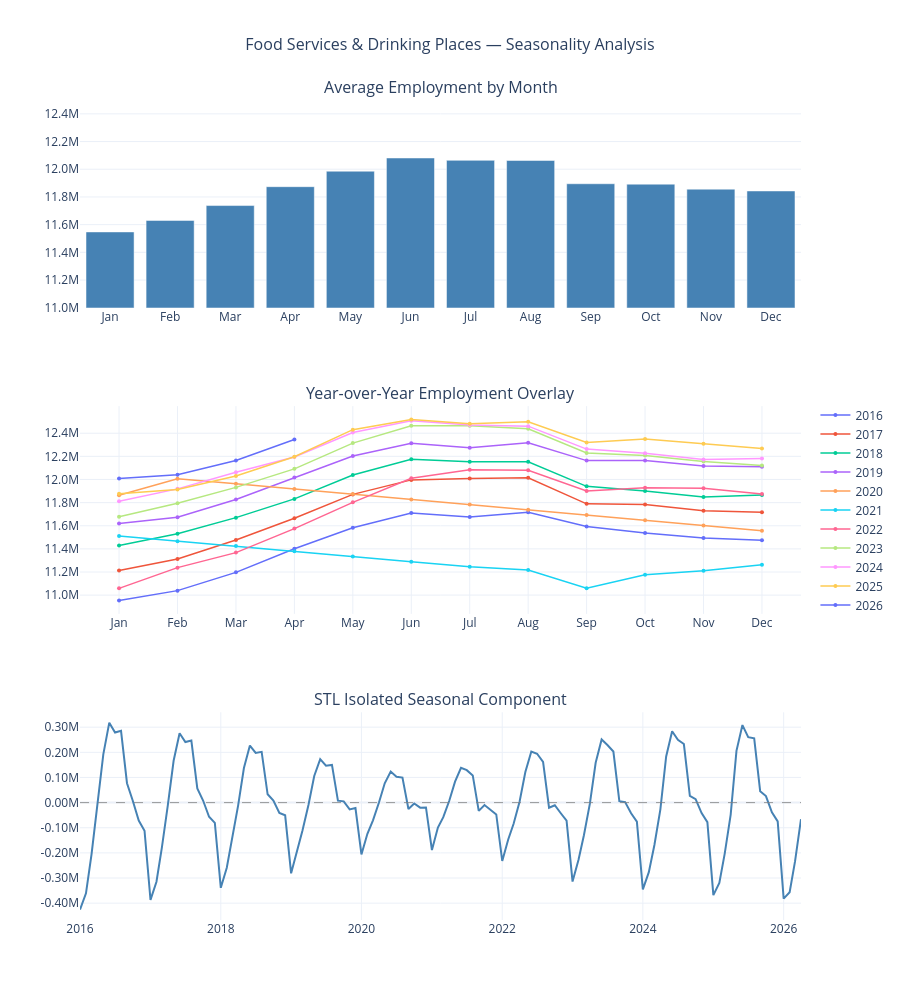

Here is the notebook cell this chart was saved with:
### Markdown cell above
## COVID-19 Interpolation

The pandemic created a clear external shock rather than something driven by the underlying trend or normal seasonality in the data. Leaving those values in place would allow a single, extreme event to distort the model and lead to misleading estimates of both trend and seasonality.

To address this, employment values from March 2020 through June 2021 were replaced using linear interpolation based on time. Rather than trying to model the collapse and recovery directly, this approach effectively bridges the gap between pre- and post-pandemic levels, preserving the overall structure of the series without letting the COVID shock dominate the analysis.

The original series is shown alongside the adjusted version above for transparency, and all subsequent analysis is based on the interpolated data.

### Code cell
# =============================================================================
# Section 3: Seasonality Analysis
# =============================================================================

df_interp['month'] = df_interp.index.month
df_interp['year'] = df_interp.index.year
month_labels = ['Jan','Feb','Mar','Apr','May','Jun',
                'Jul','Aug','Sep','Oct','Nov','Dec']

# STL fit
stl = STL(df_interp['employed'], period=12)
stl_fit = stl.fit()
df_interp['seasonal'] = stl_fit.seasonal

monthly_avg = df_interp.groupby('month')['employed'].mean().reset_index()

fig = make_subplots(
    rows=3, cols=1,
    subplot_titles=('Average Employment by Month',
                    'Year-over-Year Employment Overlay',
                    'STL Isolated Seasonal Component'),
    vertical_spacing=0.12
)

# --- Plot 1: Subseries ---
fig.add_trace(go.Bar(
    x=month_labels,
    y=monthly_avg['employed'],
    marker_color='steelblue',
    name='Monthly Average',
    showlegend=False,
    hovertemplate='%{x}: %{customdata}<extra></extra>',
    customdata=[f'{v/1_000_000:.2f}M' for v in monthly_avg['employed']]
), row=1, col=1)

fig.update_yaxes(
    range=[11_000_000, 12_500_000],
    tickvals=list(range(11_000_000, 12_600_000, 200_000)),
    ticktext=[f'{v/1_000_000:.1f}M' for v in range(11_000_000, 12_600_000, 200_000)],
    row=1, col=1
)

# --- Plot 2: Year-over-Year ---
colors = px.colors.qualitative.Plotly
for i, (year, group) in enumerate(df_interp.groupby('year')):
    group = group.sort_values('month')
    fig.add_trace(go.Scatter(
        x=month_labels[:len(group)],
        y=group['employed'],
        mode='lines+markers',
        name=str(year),
        line=dict(color=colors[i % len(colors)], width=1.5),
        marker=dict(size=4),
        hovertemplate=f'{year} %{{x}}: %{{customdata}}<extra></extra>',
        customdata=[f'{v/1_000_000:.2f}M' for v in group['employed']]
    ), row=2, col=1)

fig.update_yaxes(
    tickvals=list(range(11_000_000, 12_600_000, 200_000)),
    ticktext=[f'{v/1_000_000:.1f}M' for v in range(11_000_000, 12_600_000, 200_000)],
    row=2, col=1
)

# --- Plot 3: STL Seasonal Component ---
fig.add_trace(go.Scatter(
    x=df_interp.index,
    y=df_interp['seasonal'],
    mode='lines',
    name='Seasonal Component',
    showlegend=False,
    line=dict(color='steelblue', width=2),
    hovertemplate='%{x|%b %Y}: %{customdata}<extra></extra>',
    customdata=[f'{v/1_000_000:.3f}M' for v in df_interp['seasonal']]
), row=3, col=1)

fig.add_hline(y=0, line_dash='dash', line_color='gray', line_width=0.8, row=3, col=1)

fig.update_yaxes(
    tickvals=list(range(-500_000, 400_000, 100_000)),
    ticktext=[f'{v/1_000_000:.2f}M' for v in range(-500_000, 400_000, 100_000)],
    row=3, col=1
)

fig.update_layout(
    title=dict(text='Food Services & Drinking Places — Seasonality Analysis',
               x=0.5, font=dict(size=16)),
    height=1000,
    template='plotly_white',
    hovermode='closest',
    showlegend=True,
    legend=dict(
        x=1.02,
        y=0.50,
        xanchor='left',
        yanchor='middle'
    )
)

fig.show()

### Figure 1 — Plotly figure (JSON) as saved in the notebook; plotly's stock layout.template omitted (floating-point values rounded to 4 significant figures)
{"data": [{"customdata": ["11.55M", "11.63M", "11.74M", "11.87M", "11.99M", "12.08M", "12.06M", "12.06M", "11.90M", "11.89M", "11.86M", "11.84M"], "hovertemplate": "%{x}: %{customdata}<extra></extra>", "marker": {"color": "steelblue"}, "name": "Monthly Average", "showlegend": false, "type": "bar", "x": ["Jan", "Feb", "Mar", "Apr", "May", "Jun", "Jul", "Aug", "Sep", "Oct", "Nov", "Dec"], "xaxis": "x", "y": [11550000.0, 11630000.0, 11740000.0, 11870000.0, 11990000.0, 12080000.0, 12060000.0, 12060000.0, 11900000.0, 11890000.0, 11860000.0, 11840000.0], "yaxis": "y"}, {"customdata": ["10.95M", "11.04M", "11.20M", "11.40M", "11.58M", "11.71M", "11.67M", "11.72M", "11.59M", "11.54M", "11.49M", "11.47M"], "hovertemplate": "2016 %{x}: %{customdata}<extra></extra>", "line": {"color": "#636EFA", "width": 1.5}, "marker": {"size": 4}, "mode": "lines+markers", "name": "2016", "type": "scatter", "x": ["Jan", "Feb", "Mar", "Apr", "May", "Jun", "Jul", "Aug", "Sep", "Oct", "Nov", "Dec"], "xaxis": "x2", "y": [10950000.0, 11040000.0, 11200000.0, 11400000.0, 11580000.0, 11710000.0, 11670000.0, 11720000.0, 11590000.0, 11540000.0, 11490000.0, 11470000.0], "yaxis": "y2"}, {"customdata": ["11.21M", "11.31M", "11.48M", "11.66M", "11.87M", "12.00M", "12.01M", "12.02M", "11.79M", "11.78M", "11.73M", "11.72M"], "hovertemplate": "2017 %{x}: %{customdata}<extra></extra>", "line": {"color": "#EF553B", "width": 1.5}, "marker": {"size": 4}, "mode": "lines+markers", "name": "2017", "type": "scatter", "x": ["Jan", "Feb", "Mar", "Apr", "May", "Jun", "Jul", "Aug", "Sep", "Oct", "Nov", "Dec"], "xaxis": "x2", "y": [11210000.0, 11310000.0, 11480000.0, 11660000.0, 11870000.0, 12000000.0, 12010000.0, 12020000.0, 11790000.0, 11780000.0, 11730000.0, 11720000.0], "yaxis": "y2"}, {"customdata": ["11.43M", "11.53M", "11.67M", "11.83M", "12.04M", "12.17M", "12.15M", "12.15M", "11.94M", "11.90M", "11.85M", "11.87M"], "hovertemplate": "2018 %{x}: %{customdata}<extra></extra>", "line": {"color": "#00CC96", "width": 1.5}, "marker": {"size": 4}, "mode": "lines+markers", "name": "2018", "type": "scatter", "x": ["Jan", "Feb", "Mar", "Apr", "May", "Jun", "Jul", "Aug", "Sep", "Oct", "Nov", "Dec"], "xaxis": "x2", "y": [11430000.0, 11530000.0, 11670000.0, 11830000.0, 12040000.0, 12170000.0, 12150000.0, 12150000.0, 11940000.0, 11900000.0, 11850000.0, 11870000.0], "yaxis": "y2"}, {"customdata": ["11.62M", "11.67M", "11.83M", "12.02M", "12.20M", "12.31M", "12.28M", "12.32M", "12.16M", "12.16M", "12.12M", "12.11M"], "hovertemplate": "2019 %{x}: %{customdata}<extra></extra>", "line": {"color": "#AB63FA", "width": 1.5}, "marker": {"size": 4}, "mode": "lines+markers", "name": "2019", "type": "scatter", "x": ["Jan", "Feb", "Mar", "Apr", "May", "Jun", "Jul", "Aug", "Sep", "Oct", "Nov", "Dec"], "xaxis": "x2", "y": [11620000.0, 11670000.0, 11830000.0, 12020000.0, 12200000.0, 12310000.0, 12280000.0, 12320000.0, 12160000.0, 12160000.0, 12120000.0, 12110000.0], "yaxis": "y2"}, {"customdata": ["11.86M", "12.01M", "11.96M", "11.92M", "11.87M", "11.83M", "11.78M", "11.74M", "11.69M", "11.65M", "11.60M", "11.56M"], "hovertemplate": "2020 %{x}: %{customdata}<extra></extra>", "line": {"color": "#FFA15A", "width": 1.5}, "marker": {"size": 4}, "mode": "lines+markers", "name": "2020", "type": "scatter", "x": ["Jan", "Feb", "Mar", "Apr", "May", "Jun", "Jul", "Aug", "Sep", "Oct", "Nov", "Dec"], "xaxis": "x2", "y": [11860000.0, 12010000.0, 11960000.0, 11920000.0, 11870000.0, 11830000.0, 11780000.0, 11740000.0, 11690000.0, 11650000.0, 11600000.0, 11560000.0], "yaxis": "y2"}, {"customdata": ["11.51M", "11.47M", "11.42M", "11.38M", "11.33M", "11.29M", "11.24M", "11.22M", "11.06M", "11.18M", "11.21M", "11.26M"], "hovertemplate": "2021 %{x}: %{customdata}<extra></extra>", "line": {"color": "#19D3F3", "width": 1.5}, "marker": {"size": 4}, "mode": "lines+markers", "name": "2021", "type": "scatter", "x": ["Jan", "Feb", "Mar", "Apr", "May", "Jun", "Jul", "Aug", "Sep", "Oct", "Nov", "Dec"], "xaxis": "x2", "y": [11510000.0, 11470000.0, 11420000.0, 11380000.0, 11330000.0, 11290000.0, 11240000.0, 11220000.0, 11060000.0, 11180000.0, 11210000.0, 11260000.0], "yaxis": "y2"}, {"customdata": ["11.06M", "11.24M", "11.37M", "11.58M", "11.80M", "12.01M", "12.08M", "12.08M", "11.90M", "11.93M", "11.92M", "11.88M"], "hovertemplate": "2022 %{x}: %{customdata}<extra></extra>", "line": {"color": "#FF6692", "width": 1.5}, "marker": {"size": 4}, "mode": "lines+markers", "name": "2022", "type": "scatter", "x": ["Jan", "Feb", "Mar", "Apr", "May", "Jun", "Jul", "Aug", "Sep", "Oct", "Nov", "Dec"], "xaxis": "x2", "y": [11060000.0, 11240000.0, 11370000.0, 11580000.0, 11800000.0, 12010000.0, 12080000.0, 12080000.0, 11900000.0, 11930000.0, 11920000.0, 11880000.0], "yaxis": "y2"}, {"customdata": ["11.68M", "11.79M", "11.93M", "12.09M", "12.31M", "12.46M", "12.46M", "12.44M", "12.23M", "12.21M", "12.16M", "12.12M"], "hovertemplate": "2023 %{x}: %{customdata}<extra></extra>", "line": {"color": "#B6E880", "width": 1.5}, "marker": {"size": 4}, "mode": "lines+markers", "name": "2023", "type": "scatter", "x": ["Jan", "Feb", "Mar", "Apr", "May", "Jun", "Jul", "Aug", "Sep", "Oct", "Nov", "Dec"], "xaxis": "x2", "y": [11680000.0, 11790000.0, 11930000.0, 12090000.0, 12310000.0, 12460000.0, 12460000.0, 12440000.0, 12230000.0, 12210000.0, 12160000.0, 12120000.0], "yaxis": "y2"}, {"customdata": ["11.81M", "11.92M", "12.06M", "12.19M", "12.41M", "12.51M", "12.47M", "12.46M", "12.26M", "12.23M", "12.17M", "12.18M"], "hovertemplate": "2024 %{x}: %{customdata}<extra></extra>", "line": {"color": "#FF97FF", "width": 1.5}, "marker": {"size": 4}, "mode": "lines+markers", "name": "2024", "type": "scatter", "x": ["Jan", "Feb", "Mar", "Apr", "May", "Jun", "Jul", "Aug", "Sep", "Oct", "Nov", "Dec"], "xaxis": "x2", "y": [11810000.0, 11920000.0, 12060000.0, 12190000.0, 12410000.0, 12510000.0, 12470000.0, 12460000.0, 12260000.0, 12230000.0, 12170000.0, 12180000.0], "yaxis": "y2"}, {"customdata": ["11.88M", "11.91M", "12.03M", "12.20M", "12.43M", "12.52M", "12.48M", "12.50M", "12.32M", "12.35M", "12.31M", "12.27M"], "hovertemplate": "2025 %{x}: %{customdata}<extra></extra>", "line": {"color": "#FECB52", "width": 1.5}, "marker": {"size": 4}, "mode": "lines+markers", "name": "2025", "type": "scatter", "x": ["Jan", "Feb", "Mar", "Apr", "May", "Jun", "Jul", "Aug", "Sep", "Oct", "Nov", "Dec"], "xaxis": "x2", "y": [11880000.0, 11910000.0, 12030000.0, 12200000.0, 12430000.0, 12520000.0, 12480000.0, 12500000.0, 12320000.0, 12350000.0, 12310000.0, 12270000.0], "yaxis": "y2"}, {"customdata": ["12.01M", "12.04M", "12.16M", "12.35M"], "hovertemplate": "2026 %{x}: %{customdata}<extra></extra>", "line": {"color": "#636EFA", "width": 1.5}, "marker": {"size": 4}, "mode": "lines+markers", "name": "2026", "type": "scatter", "x": ["Jan", "Feb", "Mar", "Apr"], "xaxis": "x2", "y": [12010000.0, 12040000.0, 12160000.0, 12350000.0], "yaxis": "y2"}, {"customdata": ["-0.426M", "-0.361M", "-0.205M", "-0.007M", "0.192M", "0.318M", "0.279M", "0.286M", "0.077M", "0.007M", "-0.072M", "-0.112M", "-0.387M", "-0.315M", "-0.179M", "-0.010M", "0.166M", "0.276M", "0.241M", "0.247M", "0.057M", "0.008M", "-0.056M", "-0.081M", "-0.339M", "-0.259M", "-0.148M", "-0.011M", "0.138M", "0.227M", "0.198M", "0.202M", "0.033M", "0.008M", "-0.041M", "-0.050M", "-0.281M", "-0.195M", "-0.111M", "-0.009M", "0.106M", "0.173M", "0.147M", "0.150M", "0.008M", "0.005M", "-0.027M", "-0.022M", "-0.206M", "-0.124M", "-0.071M", "0.000M", "0.077M", "0.123M", "0.103M", "0.100M", "-0.025M", "-0.003M", "-0.020M", "-0.019M", "-0.189M", "-0.099M", "-0.058M", "0.007M", "0.083M", "0.138M", "0.129M", "0.108M", "-0.033M", "-0.010M", "-0.028M", "-0.047M", "-0.232M", "-0.147M", "-0.084M", "0.004M", "0.122M", "0.203M", "0.194M", "0.162M", "-0.020M", "-0.010M", "-0.042M", "-0.072M", "-0.314M", "-0.227M", "-0.130M", "-0.004M", "0.158M", "0.251M", "0.229M", "0.203M", "0.006M", "0.002M", "-0.043M", "-0.075M", "-0.345M", "-0.277M", "-0.168M", "-0.027M", "0.184M", "0.284M", "0.250M", "0.233M", "0.027M", "0.014M", "-0.042M", "-0.078M", "-0.368M", "-0.320M", "-0.203M", "-0.047M", "0.206M", "0.308M", "0.260M", "0.255M", "0.045M", "0.026M", "-0.039M", "-0.075M", "-0.382M", "-0.357M", "-0.234M", "-0.066M"], "hovertemplate": "%{x|%b %Y}: %{customdata}<extra></extra>", "line": {"color": "steelblue", "width": 2}, "mode": "lines", "name": "Seasonal Component", "showlegend": false, "type": "scatter", "x": ["2016-01-01T00:00:00.000000000", "2016-02-01T00:00:00.000000000", "2016-03-01T00:00:00.000000000", "2016-04-01T00:00:00.000000000", "2016-05-01T00:00:00.000000000", "2016-06-01T00:00:00.000000000", "2016-07-01T00:00:00.000000000", "2016-08-01T00:00:00.000000000", "2016-09-01T00:00:00.000000000", "2016-10-01T00:00:00.000000000", "2016-11-01T00:00:00.000000000", "2016-12-01T00:00:00.000000000", "2017-01-01T00:00:00.000000000", "2017-02-01T00:00:00.000000000", "2017-03-01T00:00:00.000000000", "2017-04-01T00:00:00.000000000", "2017-05-01T00:00:00.000000000", "2017-06-01T00:00:00.000000000", "2017-07-01T00:00:00.000000000", "2017-08-01T00:00:00.000000000", "2017-09-01T00:00:00.000000000", "2017-10-01T00:00:00.000000000", "2017-11-01T00:00:00.000000000", "2017-12-01T00:00:00.000000000", "2018-01-01T00:00:00.000000000", "2018-02-01T00:00:00.000000000", "2018-03-01T00:00:00.000000000", "2018-04-01T00:00:00.000000000", "2018-05-01T00:00:00.000000000", "2018-06-01T00:00:00.000000000", "2018-07-01T00:00:00.000000000", "2018-08-01T00:00:00.000000000", "2018-09-01T00:00:00.000000000", "2018-10-01T00:00:00.000000000", "2018-11-01T00:00:00.000000000", "2018-12-01T00:00:00.000000000", "2019-01-01T00:00:00.000000000", "2019-02-01T00:00:00.000000000", "2019-03-01T00:00:00.000000000", "2019-04-01T00:00:00.000000000", "2019-05-01T00:00:00.000000000", "2019-06-01T00:00:00.000000000", "2019-07-01T00:00:00.000000000", "2019-08-01T00:00:00.000000000", "2019-09-01T00:00:00.000000000", "2019-10-01T00:00:00.000000000", "2019-11-01T00:00:00.000000000", "2019-12-01T00:00:00.000000000", "2020-01-01T00:00:00.000000000", "2020-02-01T00:00:00.000000000", "2020-03-01T00:00:00.000000000", "2020-04-01T00:00:00.000000000", "2020-05-01T00:00:00.000000000", "2020-06-01T00:00:00.000000000", "2020-07-01T00:00:00.000000000", "2020-08-01T00:00:00.000000000", "2020-09-01T00:00:00.000000000", "2020-10-01T00:00:00.000000000", "2020-11-01T00:00:00.000000000", "2020-12-01T00:00:00.000000000", "2021-01-01T00:00:00.000000000", "2021-02-01T00:00:00.000000000", "2021-03-01T00:00:00.000000000", "2021-04-01T00:00:00.000000000", "2021-05-01T00:00:00.000000000", "2021-06-01T00:00:00.000000000", "2021-07-01T00:00:00.000000000", "2021-08-01T00:00:00.000000000", "2021-09-01T00:00:00.000000000", "2021-10-01T00:00:00.000000000", "2021-11-01T00:00:00.000000000", "2021-12-01T00:00:00.000000000", "2022-01-01T00:00:00.000000000", "2022-02-01T00:00:00.000000000", "2022-03-01T00:00:00.000000000", "2022-04-01T00:00:00.000000000", "2022-05-01T00:00:00.000000000", "2022-06-01T00:00:00.000000000", "2022-07-01T00:00:00.000000000", "2022-08-01T00:00:00.000000000", "2022-09-01T00:00:00.000000000", "2022-10-01T00:00:00.000000000", "2022-11-01T00:00:00.000000000", "2022-12-01T00:00:00.000000000", "2023-01-01T00:00:00.000000000", "2023-02-01T00:00:00.000000000", "2023-03-01T00:00:00.000000000", "2023-04-01T00:00:00.000000000", "2023-05-01T00:00:00.000000000", "2023-06-01T00:00:00.000000000", "2023-07-01T00:00:00.000000000", "2023-08-01T00:00:00.000000000", "2023-09-01T00:00:00.000000000", "2023-10-01T00:00:00.000000000", "2023-11-01T00:00:00.000000000", "2023-12-01T00:00:00.000000000", "2024-01-01T00:00:00.000000000", "2024-02-01T00:00:00.000000000", "2024-03-01T00:00:00.000000000", "2024-04-01T00:00:00.000000000", "2024-05-01T00:00:00.000000000", "2024-06-01T00:00:00.000000000", "2024-07-01T00:00:00.000000000", "2024-08-01T00:00:00.000000000", "2024-09-01T00:00:00.000000000", "2024-10-01T00:00:00.000000000", "2024-11-01T00:00:00.000000000", "2024-12-01T00:00:00.000000000", "2025-01-01T00:00:00.000000000", "2025-02-01T00:00:00.000000000", "2025-03-01T00:00:00.000000000", "2025-04-01T00:00:00.000000000", "2025-05-01T00:00:00.000000000", "2025-06-01T00:00:00.000000000", "2025-07-01T00:00:00.000000000", "2025-08-01T00:00:00.000000000", "2025-09-01T00:00:00.000000000", "2025-10-01T00:00:00.000000000", "2025-11-01T00:00:00.000000000", "2025-12-01T00:00:00.000000000", "2026-01-01T00:00:00.000000000", "2026-02-01T00:00:00.000000000", "2026-03-01T00:00:00.000000000", "2026-04-01T00:00:00.000000000"], "xaxis": "x3", "y": [-425700.0, -360800.0, -204500.0, -7037.0, 191700.0, 318000.0, 278700.0, 285600.0, 77050.0, 7275.0, -71660.0, -111800.0, -386900.0, -314900.0, -179400.0, -9941.0, 166400.0, 276000.0, 241100.0, 247000.0, 56540.0, 8250.0, -56380.0, -80640.0, -339000.0, -259300.0, -148100.0, -10740.0, 137600.0, 227000.0, 197600.0, 201900.0, 33130.0, 8046.0, -40980.0, -50430.0, -281500.0, -195100.0, -111300.0, -9336.0, 105900.0, 172800.0, 146700.0, 149900.0, 7802.0, 5007.0, -26950.0, -21760.0, -206300.0, -124100.0, -70530.0, 322.5, 76900.0, 123400.0, 102700.0, 99580.0, -25400.0, -3361.0, -20040.0, -19130.0, -188800.0, -99370.0, -57760.0, 7306.0, 83490.0, 138400.0, 129100.0, 108200.0, -32890.0, -9668.0, -28010.0, -47280.0, -232300.0, -146700.0, -84260.0, 3753.0, 121500.0, 203300.0, 194400.0, 161800.0, -20310.0, -10440.0, -42280.0, -72140.0, -314100.0, -227500.0, -129900.0, -4205.0, 158300.0, 251000.0, 229300.0, 203200.0, 5823.0, 2048.0, -42710.0, -75420.0, -345000.0, -276800.0, -168500.0, -26680.0, 183700.0, 284000.0, 249800.0, 233100.0, 26720.0, 13750.0, -41820.0, -77820.0, -368200.0, -319900.0, -202800.0, -47430.0, 206100.0, 308400.0, 260200.0, 255500.0, 45220.0, 25880.0, -38640.0, -74940.0, -382000.0, -356700.0, -234000.0, -66070.0], "yaxis": "y3"}], "layout": {"annotations": [{"font": {"size": 16}, "showarrow": false, "text": "Average Employment by Month", "x": 0.5, "xanchor": "center", "xref": "paper", "y": 1, "yanchor": "bottom", "yref": "paper"}, {"font": {"size": 16}, "showarrow": false, "text": "Year-over-Year Employment Overlay", "x": 0.5, "xanchor": "center", "xref": "paper", "y": 0.6267, "yanchor": "bottom", "yref": "paper"}, {"font": {"size": 16}, "showarrow": false, "text": "STL Isolated Seasonal Component", "x": 0.5, "xanchor": "center", "xref": "paper", "y": 0.2533, "yanchor": "bottom", "yref": "paper"}], "height": 1000, "hovermode": "closest", "legend": {"x": 1.02, "xanchor": "left", "y": 0.5, "yanchor": "middle"}, "shapes": [{"line": {"color": "gray", "dash": "dash", "width": 0.8}, "type": "line", "x0": 0, "x1": 1, "xref": "x3 domain", "y0": 0, "y1": 0, "yref": "y3"}], "showlegend": true, "title": {"font": {"size": 16}, "text": "Food Services & Drinking Places — Seasonality Analysis", "x": 0.5}, "xaxis": {"anchor": "y", "domain": [0, 1]}, "xaxis2": {"anchor": "y2", "domain": [0, 1]}, "xaxis3": {"anchor": "y3", "domain": [0, 1]}, "yaxis": {"anchor": "x", "domain": [0.7467, 1], "range": [11000000, 12500000], "ticktext": ["11.0M", "11.2M", "11.4M", "11.6M", "11.8M", "12.0M", "12.2M", "12.4M"], "tickvals": [11000000, 11200000, 11400000, 11600000, 11800000, 12000000, 12200000, 12400000]}, "yaxis2": {"anchor": "x2", "domain": [0.3733, 0.6267], "ticktext": ["11.0M", "11.2M", "11.4M", "11.6M", "11.8M", "12.0M", "12.2M", "12.4M"], "tickvals": [11000000, 11200000, 11400000, 11600000, 11800000, 12000000, 12200000, 12400000]}, "yaxis3": {"anchor": "x3", "domain": [0, 0.2533], "ticktext": ["-0.50M", "-0.40M", "-0.30M", "-0.20M", "-0.10M", "0.00M", "0.10M", "0.20M", "0.30M"], "tickvals": [-500000, -400000, -300000, -200000, -100000, 0, 100000, 200000, 300000]}}}
